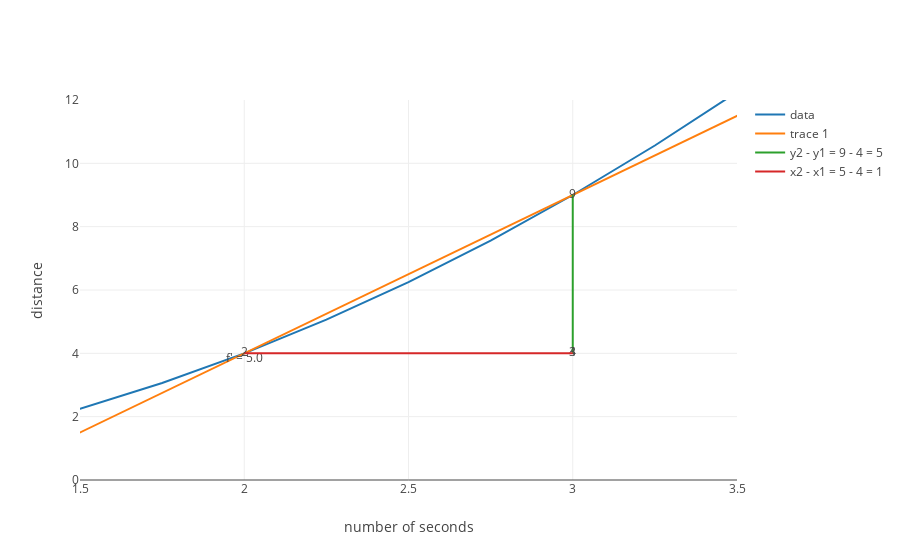

Notebook code cell kept with this figure:
### Markdown cell above
Here is **the problem:**

* in our formula of $ f'(x) = \frac{f(x_1 + \Delta x) - f(x_1)}{\Delta x} $, we are seeing the rate of change not just where x = 2, but from the period from $x = 2$ to $x = 3$.

### Code cell
x_squared_delta_traces = delta_traces(x_squared, 2, line_length = 4, delta_x = 1)

layout = build_layout(x_axis = {'title': 'number of seconds', 'range': [1.5, 3.5]}, y_axis = {'title': 'distance', 'range': [0, 12]})
plot([trace_x_squared, *x_squared_delta_traces ], layout)

### Figure 1 — Plotly figure (JSON) as saved in the notebook; plotly's stock layout.template omitted (floating-point values rounded to 4 significant figures)
{"data": [{"mode": "lines", "name": "data", "text": [], "type": "scatter", "uid": "428a3c7c-5f26-11e9-8210-316d822ad0aa", "x": [0, 0.25, 0.5, 0.75, 1, 1.25, 1.5, 1.75, 2, 2.25, 2.5, 2.75, 3, 3.25, 3.5, 3.75, 4, 4.25, 4.5, 4.75, 5, 5.25, 5.5, 5.75], "y": [0, 0.0625, 0.25, 0.5625, 1, 1.562, 2.25, 3.062, 4, 5.062, 6.25, 7.562, 9, 10.56, 12.25, 14.06, 16, 18.06, 20.25, 22.56, 25, 27.56, 30.25, 33.06]}, {"mode": "text+lines", "text": ["", "f' = 5.0", ""], "textposition": "bottom center", "type": "scatter", "uid": "428a3e02-5f26-11e9-8210-316d822ad0aa", "x": [0, 2, 4], "y": [-6, 4, 14]}, {"mode": "lines+text", "name": "y2 - y1 = 9 - 4 = 5", "text": ["4", "9"], "type": "scatter", "uid": "428a3eac-5f26-11e9-8210-316d822ad0aa", "x": [3, 3], "y": [4, 9]}, {"mode": "lines+text", "name": "x2 - x1 = 5 - 4 = 1", "text": ["2", "3"], "type": "scatter", "uid": "428a3f56-5f26-11e9-8210-316d822ad0aa", "x": [2, 3], "y": [4, 4]}], "layout": {"xaxis": {"range": [1.5, 3.5], "title": "number of seconds"}, "yaxis": {"range": [0, 12], "title": "distance"}}}
